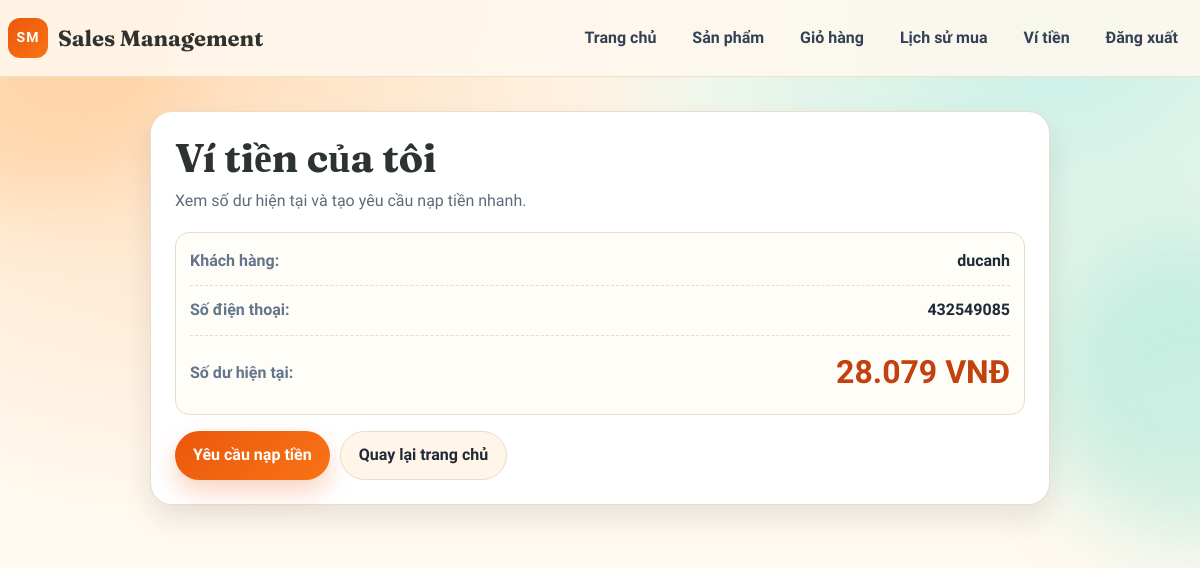
The page /wallet/ (signed in) on the database its author committed.
### accounts/models.py (models this page shows, shortened)
class Customer(models.Model):
    GENDER_CHOICES = [
        ('Nam', 'Nam'),
        ('Nữ', 'Nữ'),
        ('Khác', 'Khác'),
    ]# (tuple (giá trị lưu trong database, giá trị hiển thị))
    user = models.OneToOneField(User, on_delete=models.CASCADE, related_name='customer_profile')
    fullName = models.CharField(max_length=100)
    phoneNumber = models.CharField(max_length=20)
    address = models.CharField(max_length=255, blank=True, null=True)
    dateOfBirth = models.DateField(blank=True, null=True)
    gender = models.CharField(max_length=10, choices=GENDER_CHOICES, default='Nam')

class Wallet(models.Model):
    customer = models.OneToOneField(Customer, on_delete=models.CASCADE, related_name='wallet')
    balance = models.PositiveBigIntegerField(default=0)

### accounts/views.py (the view)
# urls.py: path('wallet/', WalletView.as_view(), name='wallet'),
class WalletView(View):
    template_name = 'wallet/wallet.html'
    def get(self, request):
        if not request.user.is_authenticated:
            return redirect('login')
        if request.user.is_staff:
            return redirect('home')
        try:
            customer = request.user.customer_profile
            wallet = customer.wallet
        except Customer.DoesNotExist:
            messages.error(request, 'Không tìm thấy thông tin khách hàng.')
            return redirect('home')
        except Wallet.DoesNotExist:
            messages.error(request, 'Không tìm thấy ví tiền.')
            return redirect('home')
        return render(request, self.template_name, {
            'customer': customer,
            'wallet': wallet,
        })

### accounts/templatetags/currency.py (called while the page is built)
@register.filter(name='vnd')
def vnd(value):
    try:
        amount = int(value or 0)
    except (TypeError, ValueError):
        return '0'
    return f'{amount:,}'.replace(',', '.')

### templates/wallet/wallet.html (shortened to what this page needs)
{% load static currency %}
<!doctype html>
<html lang="vi">
  <head>
    <link rel="stylesheet" href="{% static 'css/page_theme.css' %}" />
    <link rel="stylesheet" href="{% static 'css/wallet.css' %}" />
  </head>
  <body>
    <div class="page-glow page-glow-left" aria-hidden="true"></div>
    <div class="page-glow page-glow-right" aria-hidden="true"></div>
    <header class="site-header">
      <div class="container nav-wrap">
        <a href="{% url 'home' %}" class="logo" aria-label="Sales Management Home">
          <span class="logo-mark">SM</span>
          <span class="logo-text">Sales Management</span>
        </a>
        <nav class="main-nav">
          <a href="{% url 'home' %}" class="nav-link">Trang chủ</a>
          <a href="{% url 'product_list' %}" class="nav-link">Sản phẩm</a>
          <a href="{% url 'cart' %}" class="nav-link">Giỏ hàng</a>
          <a href="{% url 'order_history' %}" class="nav-link">Lịch sử mua</a>
          <a href="{% url 'wallet' %}" class="nav-link">Ví tiền</a>
          <a href="{% url 'logout' %}" class="nav-link">Đăng xuất</a>
        </nav>
      </div>
    </header>
    <main class="wallet-page">
      <div class="container">
        <section class="page-card wallet-card">
          <div class="page-head">
            <h1>Ví tiền của tôi</h1>
            <p>Xem số dư hiện tại và tạo yêu cầu nạp tiền nhanh.</p>
          </div>
          <div class="wallet-info">
            <div class="info-row">
              <span class="label">Khách hàng:</span>
              <span class="value">{{ customer.fullName }}</span>
            </div>
            <div class="info-row">
              <span class="label">Số điện thoại:</span>
              <span class="value">{{ customer.phoneNumber }}</span>
            </div>
            <div class="info-row">
              <span class="label">Số dư hiện tại:</span>
              <span class="value balance">{{ wallet.balance|vnd }} VNĐ</span>
            </div>
          </div>
          <div class="wallet-actions">
            <a href="{% url 'topup_request_create' %}" class="btn btn-primary">Yêu cầu nạp tiền</a>
            <a href="{% url 'home' %}" class="btn btn-secondary">Quay lại trang chủ</a>
          </div>
        </section>
      </div>
    </main>
  </body>
</html>

### static/css/page_theme.css (style rules this page uses)
:root { --bg: #fff9ef; --surface: #ffffff; --surface-soft: #fffaf0; --ink: #1f2937; --muted: #5f6b7a; --line: #eadcc6; --line-strong: #dbc8ab; --primary: #0f766e; --primary-strong: #115e59; --accent: #ea580c; --accent-strong: #c2410c; --danger: #b42318; --danger-soft: #fef2f2; --success: #166534; --success-soft: #ecfdf3; --warning: #92400e; --warning-soft: #fff7e6; --shadow-lg: 0 24px 45px rgba(28, 32, 44, 0.14); --shadow-md: 0 14px 28px rgba(28, 32, 44, 0.1); --shadow-sm: 0 8px 18px rgba(28, 32, 44, 0.08); }
* { box-sizing: border-box; }
html, body { margin: 0; padding: 0; }
body { font-family: "Be Vietnam Pro", "Tahoma", sans-serif; color: var(--ink); background: radial-gradient(circle at 14% -5%, #ffd9b3 0%, transparent 42%), radial-gradient(circle at 88% 0%, #c6f0e6 0%, transparent 38%), var(--bg); min-height: 100vh; line-height: 1.55; }
a { color: inherit; text-decoration: none; }
.page-glow { position: fixed; width: 300px; height: 300px; border-radius: 50%; filter: blur(40px); z-index: -1; opacity: 0.45; pointer-events: none; }
.page-glow-left { top: -100px; left: -110px; background: #ffc68a; }
.page-glow-right { top: 30%; right: -140px; background: #99e4d4; }
.container { width: min(1180px, calc(100% - 32px)); margin: 0 auto; }
.site-header { position: sticky; top: 0; z-index: 20; border-bottom: 1px solid rgba(234, 220, 198, 0.8); backdrop-filter: blur(12px); background: rgba(255, 249, 239, 0.86); }
.site-header .container { width: calc(100% - 16px); max-width: none; }
.nav-wrap { min-height: 76px; display: flex; align-items: center; justify-content: space-between; gap: 10px; flex-wrap: wrap; }
.logo { display: inline-flex; align-items: center; gap: 10px; font-weight: 700; }
.logo-mark { width: 40px; height: 40px; border-radius: 12px; display: inline-flex; align-items: center; justify-content: center; background: linear-gradient(135deg, var(--accent), #f97316); color: #fff; font-size: 14px; letter-spacing: 0.08em; }
.logo-text { font-family: "Fraunces", "Times New Roman", serif; font-size: 22px; color: #2f322f; }
.main-nav { display: flex; align-items: center; flex-wrap: nowrap; gap: 8px; max-width: 100%; overflow-x: auto; white-space: nowrap; scrollbar-width: thin; scrollbar-color: #d5c2a6 transparent; }
.nav-link { display: inline-flex; align-items: center; justify-content: center; flex: 0 0 auto; padding: 8px 14px; border-radius: 999px; font-weight: 600; color: #344054; transition: background-color 0.2s ease, color 0.2s ease; }
.page-card { border-radius: 22px; border: 1px solid rgba(233, 216, 192, 0.85); background: var(--surface); box-shadow: var(--shadow-md); padding: 24px; animation: riseIn 0.55s ease both; }
.page-head { margin-bottom: 18px; }
.page-head h1 { margin: 0; font-family: "Fraunces", "Times New Roman", serif; font-size: clamp(28px, 4vw, 40px); color: #2d342f; line-height: 1.12; }
.page-head p { margin: 8px 0 0; color: var(--muted); }
.btn { border: 0; border-radius: 999px; padding: 11px 18px; min-height: 42px; display: inline-flex; align-items: center; justify-content: center; font-weight: 700; cursor: pointer; font-family: inherit; }
.btn-primary { color: #fff; background: linear-gradient(135deg, var(--accent), #f97316); box-shadow: 0 12px 24px rgba(234, 88, 12, 0.25); }
.btn-secondary { color: #1f2937; border: 1px solid #e9dcc8; background: #fff6e9; }

### static/css/wallet.css (style rules this page uses)
.wallet-page { padding: 34px 0 56px; }
.wallet-card { max-width: 900px; margin: 0 auto; }
.wallet-info { margin-top: 12px; border-radius: 14px; border: 1px solid #eadcc6; background: #fffdf8; padding: 4px 14px; }
.info-row { display: flex; justify-content: space-between; align-items: center; gap: 12px; padding: 12px 0; border-bottom: 1px dashed #eadcc6; }
.info-row:last-child { border-bottom: 0; }
.label { color: #64748b; font-weight: 600; }
.value { font-weight: 700; text-align: right; }
.balance { color: var(--accent-strong); font-size: clamp(24px, 3vw, 32px); }
.wallet-actions { margin-top: 16px; display: flex; gap: 10px; flex-wrap: wrap; }

### rows shown on the page
Customer: fullName "ducanh", phoneNumber "432549085"
Wallet: balance|vnd "28.079"
